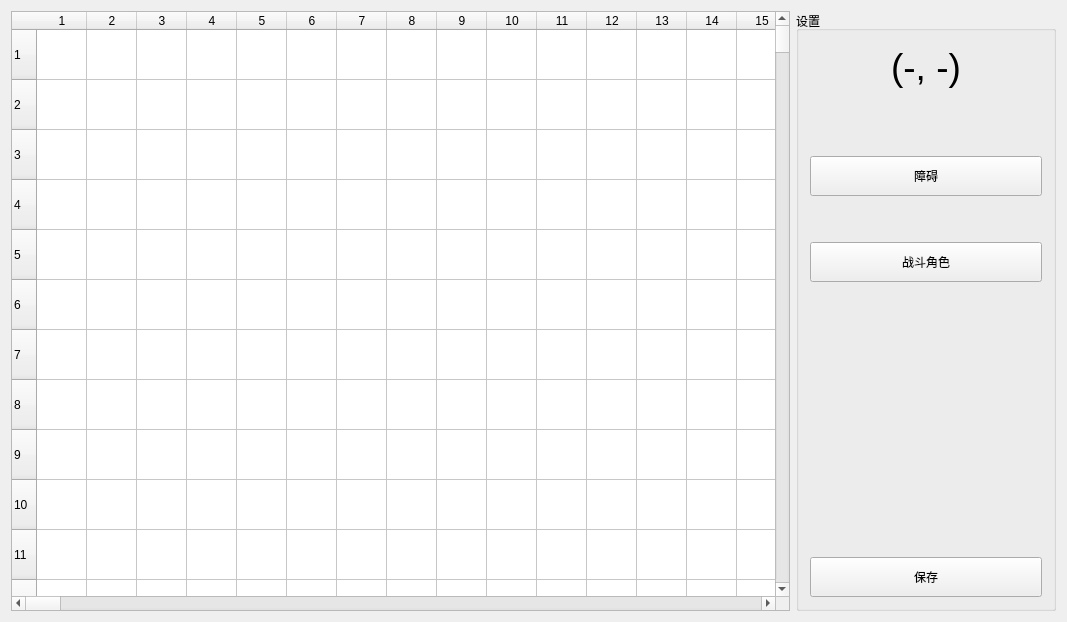
<?xml version="1.0" encoding="UTF-8"?>
<ui version="4.0">
 <class>MapEditor</class>
 <widget class="QWidget" name="MapEditor">
  <property name="geometry">
   <rect>
    <x>0</x>
    <y>0</y>
    <width>1067</width>
    <height>622</height>
   </rect>
  </property>
  <property name="windowTitle">
   <string>MapEditor</string>
  </property>
  <layout class="QHBoxLayout" name="horizontalLayout" stretch="3,1">
   <item>
    <widget class="QTableWidget" name="mapTable">
     <property name="rowCount">
      <number>300</number>
     </property>
     <property name="columnCount">
      <number>300</number>
     </property>
     <attribute name="horizontalHeaderMinimumSectionSize">
      <number>50</number>
     </attribute>
     <attribute name="horizontalHeaderDefaultSectionSize">
      <number>50</number>
     </attribute>
     <attribute name="verticalHeaderMinimumSectionSize">
      <number>50</number>
     </attribute>
     <attribute name="verticalHeaderDefaultSectionSize">
      <number>50</number>
     </attribute>
     <row/>
     <row/>
     <row/>
     <row/>
     <row/>
     <row/>
     <row/>
     <row/>
     <row/>
     <row/>
     <row/>
     <row/>
     <row/>
     <row/>
     <row/>
     <row/>
     <row/>
     <row/>
     <row/>
     <row/>
     <row/>
     <row/>
     <row/>
     <row/>
     <row/>
     <row/>
     <row/>
     <row/>
     <row/>
     <row/>
     <row/>
     <row/>
     <row/>
     <row/>
     <row/>
     <row/>
     <row/>
     <row/>
     <row/>
     <row/>
     <row/>
     <row/>
     <row/>
     <row/>
     <row/>
     <row/>
     <row/>
     <row/>
     <row/>
     <row/>
     <row/>
     <row/>
     <row/>
     <row/>
     <row/>
     <row/>
     <row/>
     <row/>
     <row/>
     <row/>
     <row/>
     <row/>
     <row/>
     <row/>
     <row/>
     <row/>
     <row/>
     <row/>
     <row/>
     <row/>
     <row/>
     <row/>
     <row/>
     <row/>
     <row/>
     <row/>
     <row/>
     <row/>
     <row/>
     <row/>
     <row/>
     <row/>
     <row/>
     <row/>
     <row/>
     <row/>
     <row/>
     <row/>
     <row/>
     <row/>
     <row/>
     <row/>
     <row/>
     <row/>
     <row/>
     <row/>
     <row/>
     <row/>
     <row/>
     <row/>
     <row/>
     <row/>
     <row/>
     <row/>
     <row/>
     <row/>
     <row/>
     <row/>
     <row/>
     <row/>
     <row/>
     <row/>
     <row/>
     <row/>
     <row/>
     <row/>
     <row/>
     <row/>
     <row/>
     <row/>
     <row/>
     <row/>
     <row/>
     <row/>
     <row/>
     <row/>
     <row/>
     <row/>
     <row/>
     <row/>
     <row/>
     <row/>
     <row/>
     <row/>
     <row/>
     <row/>
     <row/>
     <row/>
     <row/>
     <row/>
     <row/>
     <row/>
     <row/>
     <row/>
     <row/>
     <row/>
     <row/>
     <row/>
     <row/>
     <row/>
     <row/>
     <row/>
     <row/>
     <row/>
     <row/>
     <row/>
     <row/>
     <row/>
     <row/>
     <row/>
     <row/>
     <row/>
     <row/>
     <row/>
     <row/>
     <row/>
     <row/>
     <row/>
     <row/>
     <row/>
     <row/>
     <row/>
     <row/>
     <row/>
     <row/>
     <row/>
     <row/>
     <row/>
     <row/>
     <row/>
     <row/>
     <row/>
     <row/>
     <row/>
     <row/>
     <row/>
     <row/>
     <row/>
     <row/>
     <row/>
     <row/>
     <row/>
     <row/>
     <row/>
     <row/>
     <row/>
     <row/>
     <row/>
     <row/>
     <row/>
     <row/>
     <row/>
     <row/>
     <row/>
     <row/>
     <row/>
     <row/>
     <row/>
     <row/>
     <row/>
     <row/>
     <row/>
     <row/>
     <row/>
     <row/>
     <row/>
     <row/>
     <row/>
     <row/>
     <row/>
     <row/>
     <row/>
     <row/>
     <row/>
     <row/>
     <row/>
     <row/>
     <row/>
     <row/>
     <row/>
     <row/>
     <row/>
     <row/>
     <row/>
     <row/>
     <row/>
     <row/>
     <row/>
     <row/>
     <row/>
     <row/>
     <row/>
     <row/>
     <row/>
     <row/>
     <row/>
     <row/>
     <row/>
     <row/>
     <row/>
     <row/>
     <row/>
     <row/>
     <row/>
     <row/>
     <row/>
     <row/>
     <row/>
     <row/>
     <row/>
     <row/>
     <row/>
     <row/>
     <row/>
     <row/>
     <row/>
     <row/>
     <row/>
     <row/>
     <row/>
     <row/>
     <row/>
     <row/>
     <row/>
     <row/>
     <row/>
     <row/>
     <row/>
     <row/>
     <row/>
     <row/>
     <row/>
     <row/>
     <row/>
     <row/>
     <row/>
     <row/>
     <row/>
     <row/>
     <row/>
     <row/>
     <row/>
     <row/>
     <row/>
     <row/>
     <row/>
     <row/>
     <row/>
     <row/>
     <row/>
     <column/>
     <column/>
     <column/>
     <column/>
     <column/>
     <column/>
     <column/>
     <column/>
     <column/>
     <column/>
     <column/>
     <column/>
     <column/>
     <column/>
     <column/>
     <column/>
     <column/>
     <column/>
     <column/>
     <column/>
     <column/>
     <column/>
     <column/>
     <column/>
     <column/>
     <column/>
     <column/>
     <column/>
     <column/>
     <column/>
     <column/>
     <column/>
     <column/>
     <column/>
     <column/>
     <column/>
     <column/>
     <column/>
     <column/>
     <column/>
     <column/>
     <column/>
     <column/>
     <column/>
     <column/>
     <column/>
     <column/>
     <column/>
     <column/>
     <column/>
     <column/>
     <column/>
     <column/>
     <column/>
     <column/>
     <column/>
     <column/>
     <column/>
     <column/>
     <column/>
     <column/>
     <column/>
     <column/>
     <column/>
     <column/>
     <column/>
     <column/>
     <column/>
     <column/>
     <column/>
     <column/>
     <column/>
     <column/>
     <column/>
     <column/>
     <column/>
     <column/>
     <column/>
     <column/>
     <column/>
     <column/>
     <column/>
     <column/>
     <column/>
     <column/>
     <column/>
     <column/>
     <column/>
     <column/>
     <column/>
     <column/>
     <column/>
     <column/>
     <column/>
     <column/>
     <column/>
     <column/>
     <column/>
     <column/>
     <column/>
     <column/>
     <column/>
     <column/>
     <column/>
     <column/>
     <column/>
     <column/>
     <column/>
     <column/>
     <column/>
     <column/>
     <column/>
     <column/>
     <column/>
     <column/>
     <column/>
     <column/>
     <column/>
     <column/>
     <column/>
     <column/>
     <column/>
     <column/>
     <column/>
     <column/>
     <column/>
     <column/>
     <column/>
     <column/>
     <column/>
     <column/>
     <column/>
     <column/>
     <column/>
     <column/>
     <column/>
     <column/>
     <column/>
     <column/>
     <column/>
     <column/>
     <column/>
     <column/>
     <column/>
     <column/>
     <column/>
     <column/>
     <column/>
     <column/>
     <column/>
     <column/>
     <column/>
     <column/>
     <column/>
     <column/>
     <column/>
     <column/>
     <column/>
     <column/>
     <column/>
     <column/>
     <column/>
     <column/>
     <column/>
     <column/>
     <column/>
     <column/>
     <column/>
     <column/>
     <column/>
     <column/>
     <column/>
     <column/>
     <column/>
     <column/>
     <column/>
     <column/>
     <column/>
     <column/>
     <column/>
     <column/>
     <column/>
     <column/>
     <column/>
     <column/>
     <column/>
     <column/>
     <column/>
     <column/>
     <column/>
     <column/>
     <column/>
     <column/>
     <column/>
     <column/>
     <column/>
     <column/>
     <column/>
     <column/>
     <column/>
     <column/>
     <column/>
     <column/>
     <column/>
     <column/>
     <column/>
     <column/>
     <column/>
     <column/>
     <column/>
     <column/>
     <column/>
     <column/>
     <column/>
     <column/>
     <column/>
     <column/>
     <column/>
     <column/>
     <column/>
     <column/>
     <column/>
     <column/>
     <column/>
     <column/>
     <column/>
     <column/>
     <column/>
     <column/>
     <column/>
     <column/>
     <column/>
     <column/>
     <column/>
     <column/>
     <column/>
     <column/>
     <column/>
     <column/>
     <column/>
     <column/>
     <column/>
     <column/>
     <column/>
     <column/>
     <column/>
     <column/>
     <column/>
     <column/>
     <column/>
     <column/>
     <column/>
     <column/>
     <column/>
     <column/>
     <column/>
     <column/>
     <column/>
     <column/>
     <column/>
     <column/>
     <column/>
     <column/>
     <column/>
     <column/>
     <column/>
     <column/>
     <column/>
     <column/>
     <column/>
     <column/>
     <column/>
     <column/>
     <column/>
     <column/>
     <column/>
     <column/>
     <column/>
     <column/>
     <column/>
     <column/>
     <column/>
     <column/>
     <column/>
     <column/>
     <column/>
     <column/>
     <column/>
     <column/>
     <column/>
     <column/>
     <column/>
     <column/>
     <column/>
     <column/>
     <column/>
     <column/>
     <column/>
     <column/>
     <column/>
    </widget>
   </item>
   <item>
    <widget class="QGroupBox" name="groupBox">
     <property name="title">
      <string>设置</string>
     </property>
     <layout class="QVBoxLayout" name="verticalLayout" stretch="0,0,0,0,0,1,0">
      <item>
       <widget class="QTextBrowser" name="selectGridText">
        <property name="maximumSize">
         <size>
          <width>16777215</width>
          <height>100</height>
         </size>
        </property>
        <property name="styleSheet">
         <string notr="true">background-color: rgba(255, 255, 255, 0);
font: 75 36pt &quot;Times New Roman&quot;;</string>
        </property>
        <property name="frameShape">
         <enum>QFrame::NoFrame</enum>
        </property>
        <property name="verticalScrollBarPolicy">
         <enum>Qt::ScrollBarAlwaysOff</enum>
        </property>
        <property name="horizontalScrollBarPolicy">
         <enum>Qt::ScrollBarAlwaysOff</enum>
        </property>
        <property name="sizeAdjustPolicy">
         <enum>QAbstractScrollArea::AdjustToContents</enum>
        </property>
        <property name="html">
         <string>&lt;!DOCTYPE HTML PUBLIC &quot;-//W3C//DTD HTML 4.0//EN&quot; &quot;http://www.w3.org/TR/REC-html40/strict.dtd&quot;&gt;
&lt;html&gt;&lt;head&gt;&lt;meta name=&quot;qrichtext&quot; content=&quot;1&quot; /&gt;&lt;style type=&quot;text/css&quot;&gt;
p, li { white-space: pre-wrap; }
&lt;/style&gt;&lt;/head&gt;&lt;body style=&quot; font-family:'Times New Roman'; font-size:36pt; font-weight:72; font-style:normal;&quot;&gt;
&lt;p align=&quot;center&quot; style=&quot; margin-top:0px; margin-bottom:0px; margin-left:0px; margin-right:0px; -qt-block-indent:0; text-indent:0px;&quot;&gt;&lt;span style=&quot; font-size:28pt;&quot;&gt;(-, -)&lt;/span&gt;&lt;/p&gt;&lt;/body&gt;&lt;/html&gt;</string>
        </property>
       </widget>
      </item>
      <item>
       <spacer name="verticalSpacer_2">
        <property name="orientation">
         <enum>Qt::Vertical</enum>
        </property>
        <property name="sizeHint" stdset="0">
         <size>
          <width>20</width>
          <height>40</height>
         </size>
        </property>
       </spacer>
      </item>
      <item>
       <widget class="QPushButton" name="blockButton">
        <property name="minimumSize">
         <size>
          <width>100</width>
          <height>40</height>
         </size>
        </property>
        <property name="maximumSize">
         <size>
          <width>10000</width>
          <height>16777215</height>
         </size>
        </property>
        <property name="text">
         <string>障碍</string>
        </property>
       </widget>
      </item>
      <item>
       <spacer name="verticalSpacer">
        <property name="orientation">
         <enum>Qt::Vertical</enum>
        </property>
        <property name="sizeHint" stdset="0">
         <size>
          <width>20</width>
          <height>40</height>
         </size>
        </property>
       </spacer>
      </item>
      <item>
       <widget class="QPushButton" name="characterButton">
        <property name="minimumSize">
         <size>
          <width>100</width>
          <height>40</height>
         </size>
        </property>
        <property name="text">
         <string>战斗角色</string>
        </property>
       </widget>
      </item>
      <item>
       <spacer name="verticalSpacer_3">
        <property name="orientation">
         <enum>Qt::Vertical</enum>
        </property>
        <property name="sizeHint" stdset="0">
         <size>
          <width>20</width>
          <height>40</height>
         </size>
        </property>
       </spacer>
      </item>
      <item>
       <widget class="QPushButton" name="saveButton">
        <property name="minimumSize">
         <size>
          <width>100</width>
          <height>40</height>
         </size>
        </property>
        <property name="text">
         <string>保存</string>
        </property>
       </widget>
      </item>
     </layout>
    </widget>
   </item>
  </layout>
 </widget>
 <layoutdefault spacing="6" margin="11"/>
 <resources/>
 <connections/>
</ui>
